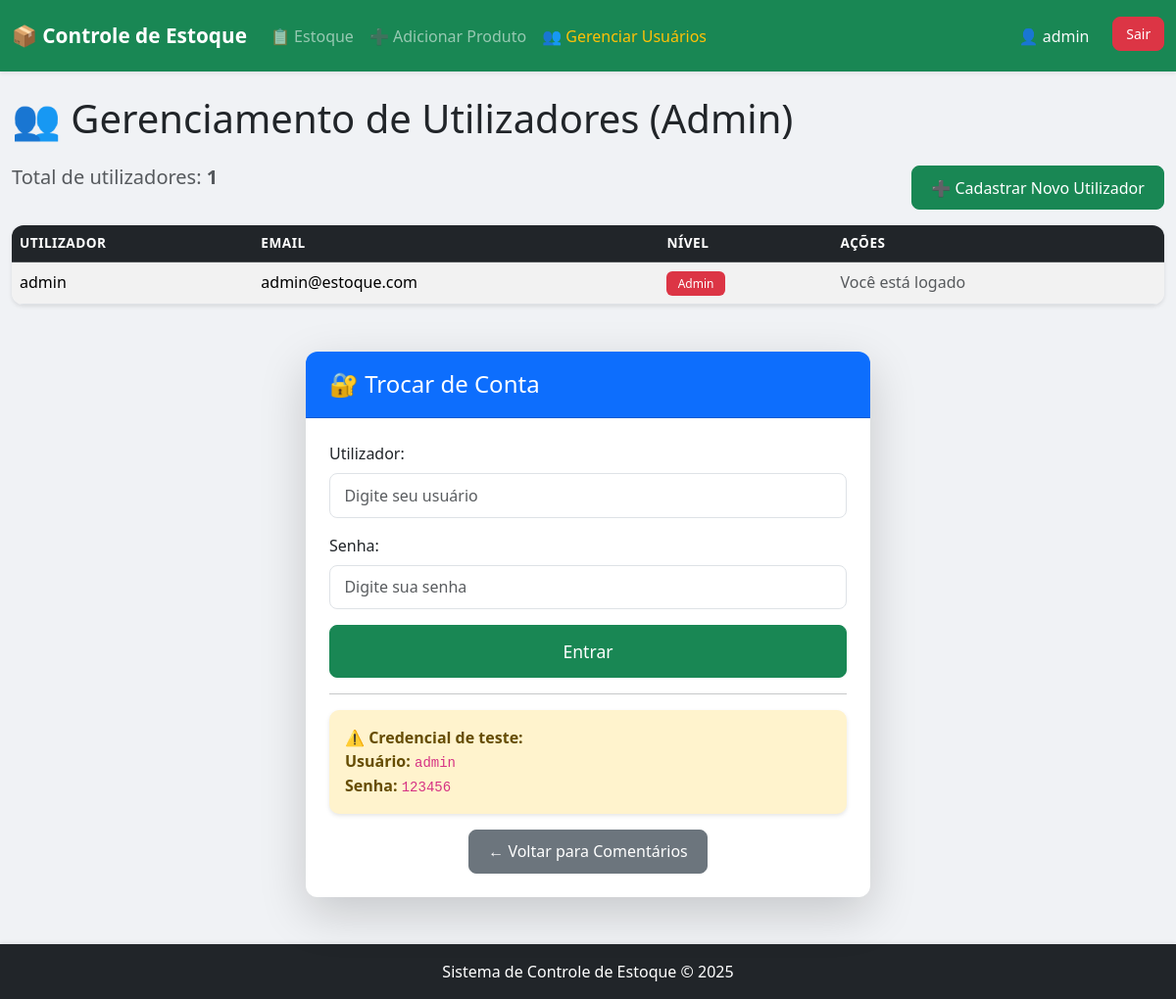
Page /agenda_pessoal/group6/usuarios.php (signed in) on the committed database.
### tables this page shows
CREATE TABLE IF NOT EXISTS usuarios (
    id INT AUTO_INCREMENT PRIMARY KEY,
    usuario VARCHAR(50) NOT NULL UNIQUE,
    email VARCHAR(100) NOT NULL,
    senha VARCHAR(255) NOT NULL,
    nivel ENUM('Utilizador', 'Admin') DEFAULT 'Utilizador',
    data_criacao DATETIME DEFAULT CURRENT_TIMESTAMP,
    INDEX idx_usuario (usuario)
);

### agenda_pessoal/group6/usuarios.php (the view, shortened to what this page needs)
<?php
require_once "config/database.php";
include "includes/header.php";
if (!empty($mensagem_sucesso)): ?>
<?php endif;
if (
    isset($_SESSION["usuario_logado"]) &&
    isset($_SESSION["usuario_nivel"]) &&
    $_SESSION["usuario_nivel"] == "Admin"
):
    $sql =
        "SELECT id, usuario, email, nivel FROM usuarios ORDER BY usuario ASC";
    $resultado = mysqli_query($conn, $sql);
    ?>
<h1 class="mb-4">👥 Gerenciamento de Utilizadores (Admin)</h1>
<div class="d-flex justify-content-between mb-3">
 <p class="h5 text-muted">Total de utilizadores: <strong><?php echo mysqli_num_rows(
     $resultado,
 ); ?></strong></p>
 <a href="usuarios_cadastrar.php" class="btn btn-success">➕ Cadastrar Novo Utilizador</a>
</div>
<?php if (mysqli_num_rows($resultado) > 0): ?>
<div class="table-responsive">
 <table class="table table-striped table-hover shadow-sm">
  <thead class="table-dark">
   <tr>
    <th>Utilizador</th>
    <th>Email</th>
    <th>Nível</th>
    <th>Ações</th>
   </tr>
  </thead>
  <tbody>
   <?php while ($usuario = mysqli_fetch_assoc($resultado)): ?>
   <tr>
    <td><?php echo htmlspecialchars($usuario["usuario"]); ?></td>
    <td><?php echo htmlspecialchars($usuario["email"]); ?></td>
    <td>
     <?php if ($usuario["nivel"] == "Admin"): ?>
      <span class="badge bg-danger">Admin</span>
     <?php else: ?>
      <span class="badge bg-secondary">Utilizador</span>
     <?php endif; ?>
    </td>
    <td>
     <?php if (
         isset($_SESSION["usuario_id"]) &&
         intval($_SESSION["usuario_id"]) === intval($usuario["id"])
     ): ?>
      <span class="text-muted">Você está logado</span>
     <?php endif; ?>
    </td>
   </tr>
   <?php endwhile; ?>
  </tbody>
 </table>
</div>
<?php else: ?>
<div class="alert alert-info">
 Não há utilizadores cadastrados no sistema.
</div>
<?php endif; ?>
<?php
else:
     ?>
    <h1 class="mb-4">🔐 Acesso Administrativo</h1>
    <p class="lead text-muted">Esta é uma área restrita. Faça login para acessar o painel administrativo.</p>
<?php
endif;
?>
<div class="row justify-content-center mt-5">
 <div class="col-md-6">
  <div class="card shadow-lg">
   <div class="card-header bg-primary text-white">
    <h4 class="mb-0">🔐 <?php echo isset($_SESSION["usuario_logado"])
        ? "Trocar de Conta"
        : "Login de Administrador"; ?></h4>
   </div>
   <div class="card-body">
    <form action="processa.php?acao=login" method="POST">
     <div class="mb-3">
      <label for="usuario" class="form-label">Utilizador:</label>
      <input type="text" class="form-control" id="usuario" name="usuario" required
             placeholder="Digite seu usuário">
     </div>
     <div class="mb-3">
      <label for="senha" class="form-label">Senha:</label>
      <input type="password" class="form-control" id="senha" name="senha" required
             placeholder="Digite sua senha">
     </div>
     <div class="d-grid">
      <button type="submit" class="btn btn-success btn-lg">Entrar</button>
     </div>
    </form>
    <hr>
    <div class="alert alert-warning mb-0">
     <strong>⚠️ Credencial de teste:</strong><br>
     <strong>Usuário:</strong> <code>admin</code><br>
     <strong>Senha:</strong> <code>123456</code>
    </div>
    <div class="text-center mt-3">
     <a href="index.php" class="btn btn-secondary">← Voltar para Comentários</a>
    </div>
   </div>
  </div>
 </div>
</div>
<?php
include "includes/footer.php";
?>

### agenda_pessoal/group6/assets/style.css (style rules this page uses)
:root { --primary-color: #0d6efd; --secondary-color: #6c757d; --success-color: #198754; --danger-color: #dc3545; --warning-color: #ffc107; --info-color: #0dcaf0; --light-bg: #f0f2f5; --white: #ffffff; --text-dark: #212529; --text-muted: #6c757d; --border-color: #dee2e6; --shadow-sm: 0 2px 4px rgba(0, 0, 0, 0.1); --shadow-md: 0 4px 6px rgba(0, 0, 0, 0.1); --shadow-lg: 0 10px 15px rgba(0, 0, 0, 0.15); }
body { font-family: 'Segoe UI', Tahoma, Geneva, Verdana, sans-serif; background-color: var(--light-bg); color: var(--text-dark); }
.card-login, .card { border-radius: 12px; border: none; box-shadow: var(--shadow-md); }
.card-header { border-radius: 12px 12px 0 0 !important; padding: 1.2rem 1.5rem; }
.card-body { padding: 1.5rem; }
.form-control, .form-select { border-radius: 8px; border: 1px solid var(--border-color); padding: 0.6rem 0.9rem; transition: all 0.3s ease; }
.btn { border-radius: 8px; padding: 0.6rem 1.2rem; font-weight: 500; transition: all 0.3s ease; }
.btn-lg { padding: 0.8rem 1.5rem; font-size: 1.1rem; }
.btn-success { background-color: var(--success-color); border-color: var(--success-color); }
.table-responsive { border-radius: 12px; overflow: hidden; box-shadow: var(--shadow-sm); }
.table { margin-bottom: 0; }
.table thead th { font-weight: 600; text-transform: uppercase; font-size: 0.85rem; letter-spacing: 0.5px; }
.table-hover tbody tr { transition: all 0.2s ease; }
.badge { padding: 0.4rem 0.7rem; font-weight: 500; border-radius: 6px; }
.alert { border-radius: 10px; border: none; box-shadow: var(--shadow-sm); }
.alert-warning { background-color: #fff3cd; color: #664d03; }
.form-label { font-weight: 500; color: var(--text-dark); margin-bottom: 0.5rem; }

### rows in the picture
usuarios: usuario "admin", email "admin@estoque.com", nivel "Admin", shows "Você está logado"

### other values in the picture
$_SESSION["usuario_logado"] "admin"
